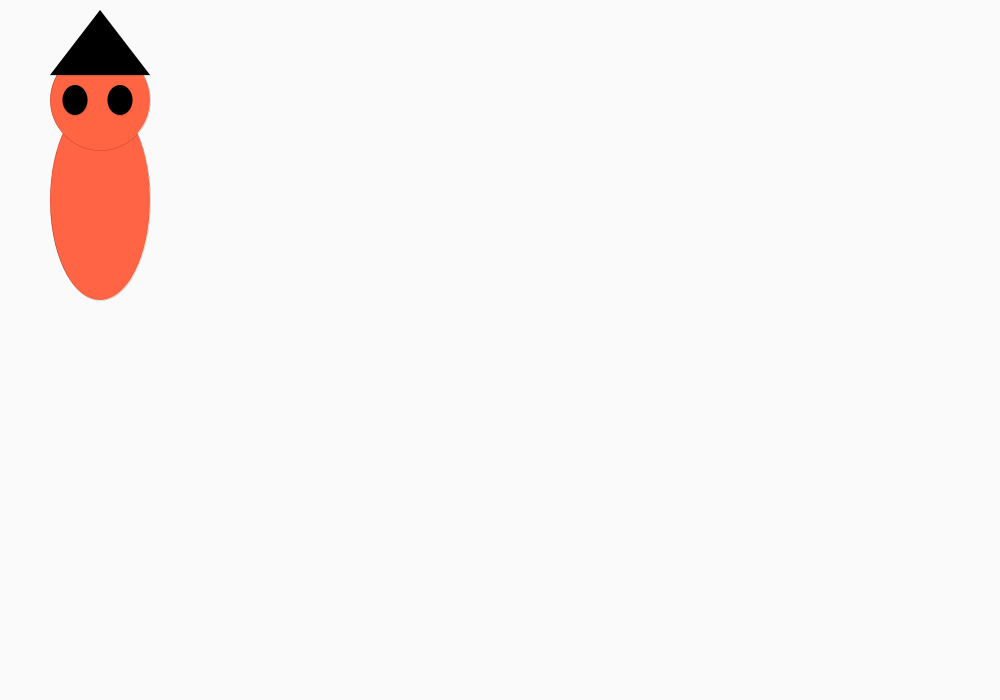
Frame 1 (no input)
Frame 60 (the mouse pressed at the canvas centre just before this capture): identical to frame 1, image omitted
Frame 120 (the mouse held since frame 60 and released just before this capture): identical to frame 1, image omitted

The Processing sketch that drew this single still picture (run headless with seeded random() and noise(); from frame 60 on, the mouse is pressed at the canvas centre):

// Processing sketch: charcter_sketch
// ── charcter_sketch.pde
void setup(){
  size(1000,700);
}

void draw(){

  background(250);
  ellipseMode(CENTER);
  rectMode(CENTER);
  
  
  
  //body
  stroke(0);
  strokeWeight(0);
  fill(300,100,68);
  ellipse(100,200,100,200);
  
  //head
  stroke(0);
  strokeWeight(0);
  fill(301,101,67);
  ellipse(100,100,100,100);
  
  //ears
  stroke(0);
  strokeWeight(0);
  fill(0);
  triangle(50,75,100,10,150,75);
  bezier(10,10,10,10,10,10,10,10);
  
  //eyes
  stroke(0);
  strokeWeight(0);
  fill(0);
  ellipse(75,100,25,30);
  ellipse(120,100,25,30);
  
  //nose
  stroke(0);
  strokeWeight(0);
  fill(0);
  
  
  












}
